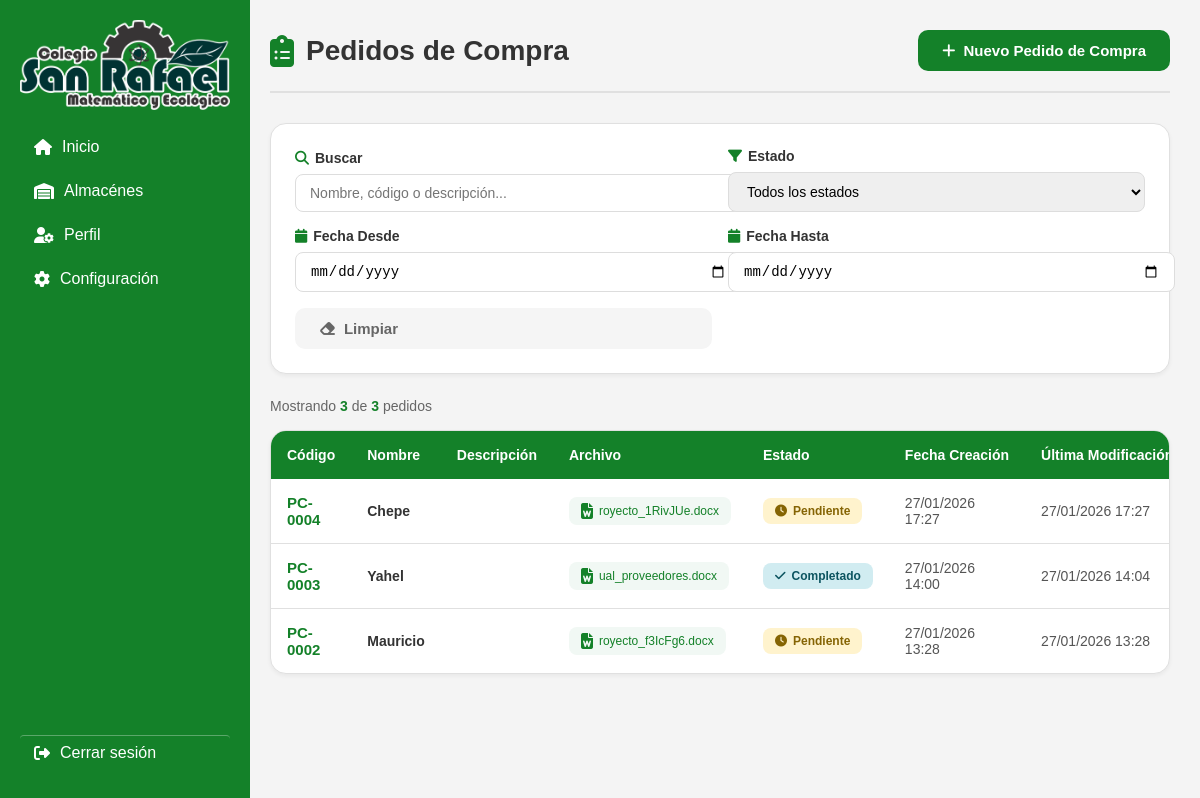
The page /pedidos-compra/ on the database as committed earlier.
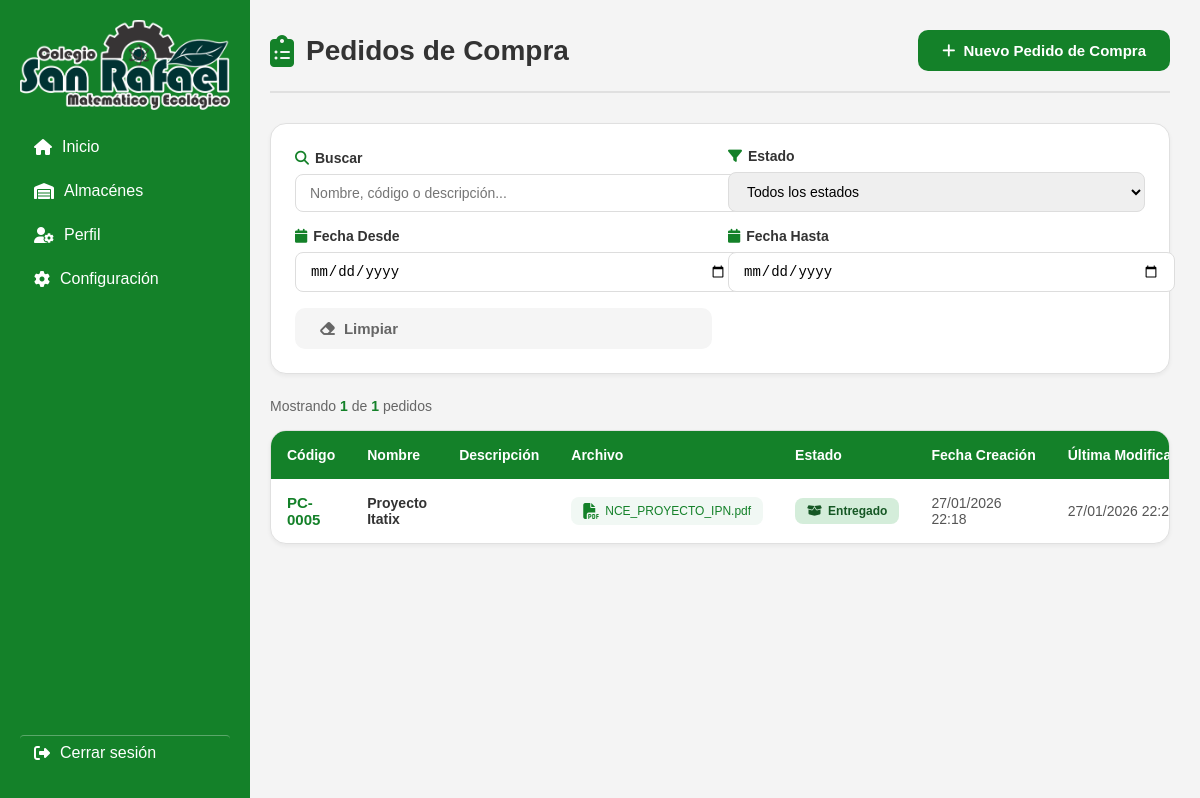
The same page on the database as committed later.
### app1/models.py (models this page shows, shortened)
class PedidoCompra(models.Model):
    ESTADO_CHOICES = [
        ('PEND', 'Pendiente'),
        ('COMP', 'Completado'),
        ('ENTR', 'Entregado'),
    ]
    id_pedido = models.AutoField(primary_key=True)
    nombre = models.CharField(max_length=200)
    descripcion = models.TextField(blank=True, null=True)
    archivo = models.FileField(upload_to='pedidos_compra/', null=False, blank=False)
    estado = models.CharField(max_length=4, choices=ESTADO_CHOICES, default='PEND')
    fecha_creacion = models.DateTimeField(auto_now_add=True)
    fecha_modificacion = models.DateTimeField(auto_now=True)
    documento_entrega = models.FileField(upload_to='documentos_entrega/', null=True, blank=True)
    fecha_entrega = models.DateTimeField(null=True, blank=True)
    class Meta:
        db_table = 'pedidos_compra'
        verbose_name = 'Pedido de Compra'
        verbose_name_plural = 'Pedidos de Compra'
        ordering = ['-fecha_creacion']

### app1/views.py (the view, shortened to what this page needs)
# urls.py: path('pedidos-compra/', views.PedidosCompra, name='PedidosCompra'),
def PedidosCompra(request):
    pedidos = PedidoCompra.objects.all()
    context = {
        'pedidos': pedidos,
        'total_pedidos': pedidos.count()
    }
    return render(request, 'almacenes/almgeneral/PedidosCompra.html', context)

### templates/almacenes/almgeneral/PedidosCompra.html (shortened to what this page needs)
{% extends 'layout.html' %}
{% load static %}
{% block content %}
<link rel="stylesheet" href="{% static 'almacenes/almgeneral/PedidosCompra.css' %}">
<div class="pedidos-container">
  <div class="pedidos-header">
    <h1>
      <i class="fa-solid fa-clipboard-list"></i>
      Pedidos de Compra
    </h1>
    <button class="btn-primary" onclick="abrirModalNuevoPedido()">
      <i class="fa-solid fa-plus"></i>
      Nuevo Pedido de Compra
    </button>
  </div>
  <div class="filtros-container">
    <div class="filtro-grupo">
      <label>
        <i class="fa-solid fa-search"></i>
        Buscar
      </label>
      <input
        type="text"
        id="filtroBuscar"
        class="filtro-input"
        placeholder="Nombre, código o descripción..."
      >
    </div>
    <div class="filtro-grupo">
      <label>
        <i class="fa-solid fa-filter"></i>
        Estado
      </label>
      <select id="filtroEstado" class="filtro-input">
        <option value="">Todos los estados</option>
      </select>
    </div>
    <div class="filtro-grupo">
      <label>
        <i class="fa-solid fa-calendar"></i>
        Fecha Desde
      </label>
      <input
        type="date"
        id="filtroFechaDesde"
        class="filtro-input"
      >
    </div>
    <div class="filtro-grupo">
      <label>
        <i class="fa-solid fa-calendar"></i>
        Fecha Hasta
      </label>
      <input
        type="date"
        id="filtroFechaHasta"
        class="filtro-input"
      >
    </div>
    <button class="btn-limpiar" onclick="limpiarFiltros()">
      <i class="fa-solid fa-eraser"></i>
      Limpiar
    </button>
  </div>
  <div class="resultados-info">
    Mostrando <strong id="contadorResultados">{{ total_pedidos }}</strong> de <strong id="totalPedidos">{{ total_pedidos }}</strong> pedidos
  </div>
  <div class="tabla-container">
    <table class="tabla-pedidos">
      <thead>
        <tr>
          <th>Código</th>
          <th>Nombre</th>
          <th>Descripción</th>
          <th>Archivo</th>
          <th>Estado</th>
          <th>Fecha Creación</th>
          <th>Última Modificación</th>
        </tr>
      </thead>
      <tbody id="tablaBody">
        {% for pedido in pedidos %}
        <tr data-nombre="{{ pedido.nombre|lower }}"
            data-codigo="{{ pedido.codigo|lower }}"
            data-estado="{{ pedido.estado }}"
            data-fecha="{{ pedido.fecha_creacion|date:'Y-m-d' }}">
          <td class="codigo">
            <strong>PC-{{ pedido.id_pedido|stringformat:"04d" }}</strong>
          </td>
          <td class="nombre">{{ pedido.nombre }}</td>
          <td class="descripcion">{{ pedido.descripcion|truncatewords:8 }}</td>
          <td class="archivo-cell">
            {% if pedido.archivo %}
            <a href="{{ pedido.archivo.url }}" target="_blank" class="archivo-link" title="Descargar archivo">
              <i class="fa-solid fa-file-{% if pedido.archivo.name|slice:'-3:' == 'pdf' %}pdf{% else %}word{% endif %}"></i>
              {{ pedido.archivo.name|slice:"-20:" }}
            </a>
            {% else %}
            <span class="sin-archivo">Sin archivo</span>
            {% endif %}
          </td>
          <td>
            {% if pedido.estado == 'PEND' %}
              <span class="badge estado-pendiente">
                <i class="fa-solid fa-clock"></i>
                Pendiente
              </span>
            {% elif pedido.estado == 'COMP' %}
              <span class="badge estado-completado">
                <i class="fa-solid fa-check"></i>
                Completado
              </span>
            {% elif pedido.estado == 'ENTR' %}
              <span class="badge estado-entregado">
                <i class="fa-solid fa-box-open"></i>
                Entregado
              </span>
            {% endif %}
          </td>
          <td>{{ pedido.fecha_creacion|date:"d/m/Y H:i" }}</td>
          <td>{{ pedido.fecha_modificacion|date:"d/m/Y H:i" }}</td>
        </tr>
        {% endfor %}
      </tbody>
    </table>
  </div>
</div>
{% endblock %}

### templates/layout.html (shortened to what this page needs)
{% load static %}
<!DOCTYPE html>
<html lang="es">
<head>
  <link rel="stylesheet" href="{% static 'layout.css' %}">
  <link rel="stylesheet"
        href="https://cdnjs.cloudflare.com/ajax/libs/font-awesome/6.5.1/css/all.min.css">
</head>
<body>
<div class="container">
  <div class="menu">
    <img src="{% static 'LPOGO ACTUALIUZAFDO.png' %}" alt="Logo" style="max-width: 100%; margin-bottom: 20px;">
    <div class="menu-links">
      <a href="{% url 'inicio' %}" class="{% if request.resolver_match.url_name == 'inicio' %}active{% endif %}">
        <i class="fa-solid fa-house"></i> Inicio
      </a>
      <a href="{% url 'almacenes' %}" class="{% if request.resolver_match.url_name == 'almacen' %}active{% endif %}">
        <i class="fa-solid fa-warehouse"></i> Almacénes
      </a>
      <a href="{% url 'perfil' %}" class="{% if request.resolver_match.url_name == 'perfil' %}active{% endif %}">
        <i class="fa-solid fa-user-gear"></i> Perfil
      </a>
      <a href="{% url 'configuracion' %}" class="{% if request.resolver_match.url_name == 'configuracion' %}active{% endif %}">
        <i class="fa-solid fa-gear"></i> Configuración
      </a>
    </div>
    <a href="{% url 'logout' %}" class="logout">
      <i class="fa-solid fa-right-from-bracket"></i> Cerrar sesión
    </a>
  </div>
  <div class="content">
    {% block content %}{% endblock %}
  </div>
</div>
</body>
</html>

### css/layout.css (style rules this page uses)
body { margin: 0; font-family: Arial, sans-serif; background-color: #f4f4f4; }
.container { display: flex; height: 100vh; }
.menu { width: 250px; background-color: #148129; color: white; padding: 20px; display: flex; flex-direction: column; flex-shrink: 0; position: fixed; left: 0; top: 0; height: 100vh; overflow-y: auto; box-sizing: border-box; }
.logout { margin-top: auto; margin-bottom: 20px; border-top: 1px solid rgba(255, 255, 255, 0.3); padding-top: 12px; }
.menu a { display: flex; align-items: center; gap: 10px; color: white; text-decoration: none; margin-bottom: 10px; padding: 8px 8px 8px 14px; border-radius: 4px; position: relative; }
.menu-links { flex: 10; }
.logout { margin-top: auto; border-top: 1px solid rgba(255, 255, 255, 0.3); padding-top: 12px; }
.content { flex: 1; margin-left: 240px; padding: 0; background-color: #f4f4f4; overflow-y: auto; }

### css/almacenes/almgeneral/PedidosCompra.css (style rules this page uses)
.pedidos-container { padding: 30px; background-color: transparent; min-height: calc(100vh - 60px); }
.pedidos-header { display: flex; align-items: center; justify-content: space-between; margin-bottom: 30px; padding-bottom: 20px; border-bottom: 2px solid #e0e0e0; }
.pedidos-header h1 { font-size: 28px; color: #333; font-weight: 600; display: flex; align-items: center; gap: 12px; margin: 0; }
.pedidos-header h1 i { color: #148129; font-size: 32px; }
.btn-primary, .btn-secondary, .btn-limpiar { padding: 12px 24px; border: none; border-radius: 10px; font-size: 15px; font-weight: 600; cursor: pointer; transition: all 0.3s; display: inline-flex; align-items: center; gap: 8px; }
.btn-primary { background: #148129; color: white; }
.btn-limpiar { background: #f5f5f5; color: #666; }
.filtros-container { background: white; border-radius: 16px; padding: 24px; margin-bottom: 24px; border: 1px solid #e0e0e0; box-shadow: 0 2px 4px rgba(0,0,0,0.05); display: grid; grid-template-columns: repeat(auto-fit, minmax(200px, 1fr)); gap: 16px; align-items: end; }
.filtro-grupo { display: flex; flex-direction: column; gap: 8px; }
.filtro-grupo label { font-weight: 600; color: #333; font-size: 14px; display: flex; align-items: center; gap: 6px; }
.filtro-grupo label i { color: #148129; }
.filtro-input { padding: 10px 14px; border: 1px solid #ddd; border-radius: 8px; font-size: 14px; transition: all 0.3s; width: 100%; }
.resultados-info { margin-bottom: 16px; color: #666; font-size: 14px; }
.resultados-info strong { color: #148129; font-weight: 600; }
.tabla-container { background: white; border-radius: 16px; overflow: hidden; border: 1px solid #e0e0e0; box-shadow: 0 2px 4px rgba(0,0,0,0.05); }
.tabla-pedidos { width: 100%; border-collapse: collapse; font-size: 14px; }
.tabla-pedidos thead { background: #148129; color: white; }
.tabla-pedidos th { padding: 16px; text-align: left; font-weight: 600; white-space: nowrap; }
.tabla-pedidos tbody tr { border-bottom: 1px solid #e0e0e0; transition: all 0.2s; }
.tabla-pedidos tbody tr:last-child { border-bottom: none; }
.tabla-pedidos td { padding: 14px 16px; color: #555; }
.tabla-pedidos td.codigo strong { color: #148129; font-weight: 700; font-size: 15px; }
.tabla-pedidos td.nombre { font-weight: 600; color: #333; }
.tabla-pedidos td.descripcion { color: #666; font-size: 13px; }
.archivo-cell { max-width: 200px; }
.archivo-link { display: inline-flex; align-items: center; gap: 6px; padding: 6px 12px; background: #f1f8f4; border-radius: 8px; color: #148129; text-decoration: none; font-size: 12px; transition: all 0.3s; max-width: 100%; overflow: hidden; text-overflow: ellipsis; white-space: nowrap; }
.archivo-link i { font-size: 16px; flex-shrink: 0; }
.badge { display: inline-flex; align-items: center; gap: 6px; padding: 6px 12px; border-radius: 8px; font-size: 12px; font-weight: 600; white-space: nowrap; }
.estado-entregado { background: #d4edda; color: #155724; }
@media (max-width: 1200px) { .filtros-container { grid-template-columns: repeat(2, 1fr); } }

Rows that differ between the two databases and show on the page:
removed PedidoCompra: id_pedido "0004", nombre "Chepe", archivo.name "royecto_1RivJUe.docx", estado "PEND" (drawn), fecha_creacion "27/01/2026 17:27", fecha_modificacion "27/01/2026 17:27"
removed PedidoCompra: id_pedido "0003", nombre "Yahel", archivo.name "ual_proveedores.docx", estado "COMP" (drawn), fecha_creacion "27/01/2026 14:00", fecha_modificacion "27/01/2026 14:04"
removed PedidoCompra: id_pedido "0002", nombre "Mauricio", archivo.name "royecto_f3IcFg6.docx", estado "PEND" (drawn), fecha_creacion "27/01/2026 13:28", fecha_modificacion "27/01/2026 13:28"
added PedidoCompra: id_pedido "0005", nombre "Proyecto Itatix", archivo.name "NCE_PROYECTO_IPN.pdf", estado "ENTR" (drawn), fecha_creacion "27/01/2026 22:18", fecha_modificacion "27/01/2026…"
Other text that changed with them:
{{ total_pedidos }}: "3" → "1"
